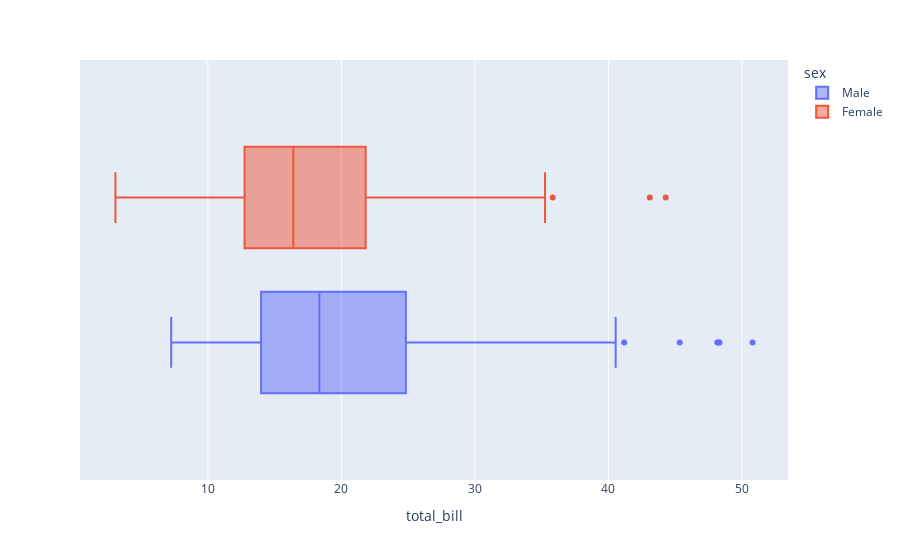

Notebook cell for this chart:
### Code cell
px.box(tips,'total_bill',color='sex')

### Figure 1 — Plotly figure (JSON) as saved in the notebook; plotly's stock layout.template omitted (floating-point values rounded to 4 significant figures; data arrays with more than 128 entries replaced by an {"elided": "..."} marker saying what was removed)
{"data": [{"alignmentgroup": "True", "hovertemplate": "sex=Male<br>total_bill=%{x}<extra></extra>", "legendgroup": "Male", "marker": {"color": "#636efa"}, "name": "Male", "notched": false, "offsetgroup": "Male", "orientation": "h", "showlegend": true, "type": "box", "x": {"elided": "157 float values"}, "x0": " ", "xaxis": "x", "y0": " ", "yaxis": "y"}, {"alignmentgroup": "True", "hovertemplate": "sex=Female<br>total_bill=%{x}<extra></extra>", "legendgroup": "Female", "marker": {"color": "#EF553B"}, "name": "Female", "notched": false, "offsetgroup": "Female", "orientation": "h", "showlegend": true, "type": "box", "x": [44.3, 43.11, 35.83, 35.26, 34.83, 34.81, 30.14, 29.8, 27.18, 26.41, 29.85, 26.86, 27.05, 25.71, 28.17, 25, 24.08, 24.59, 25.28, 22.75, 22.12, 22.42, 20.69, 20.29, 20.27, 20.9, 18.64, 20.92, 19.65, 16.99, 18.78, 19.81, 18.26, 18.15, 17.51, 16.21, 16.43, 17.07, 16.45, 17.47, 16.4, 16.93, 17.31, 16.27, 15.77, 16.97, 16.47, 15.98, 14.73, 14.52, 15.38, 14.15, 15.06, 16.32, 14.83, 12.9, 13.42, 13, 13, 13.39, 13.27, 12.74, 12.43, 12.76, 13.16, 14.31, 12.26, 11.87, 12.48, 13.42, 11.17, 11.38, 10.65, 10.59, 11.35, 10.33, 10.63, 10.33, 10.07, 10.09, 10.29, 8.51, 8.35, 7.25, 9.6, 5.75, 3.07], "x0": " ", "xaxis": "x", "y0": " ", "yaxis": "y"}], "layout": {"boxmode": "group", "legend": {"title": {"text": "sex"}, "tracegroupgap": 0}, "margin": {"t": 60}, "xaxis": {"anchor": "y", "domain": [0, 1], "title": {"text": "total_bill"}}, "yaxis": {"anchor": "x", "domain": [0, 1]}}}
